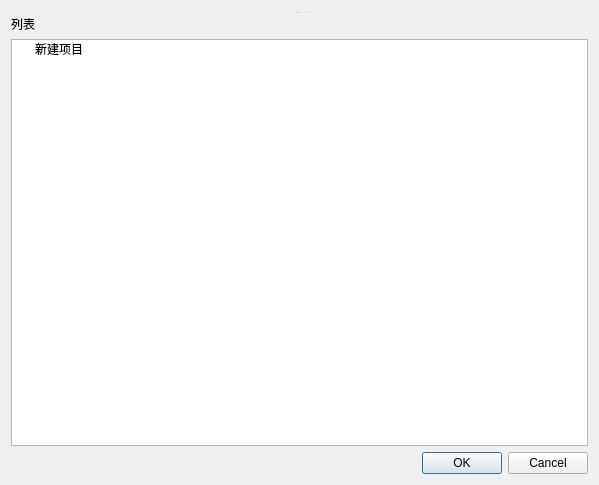
<?xml version="1.0" encoding="UTF-8"?>
<ui version="4.0">
 <class>MulFileDialog</class>
 <widget class="QDialog" name="MulFileDialog">
  <property name="geometry">
   <rect>
    <x>0</x>
    <y>0</y>
    <width>599</width>
    <height>485</height>
   </rect>
  </property>
  <property name="windowTitle">
   <string>Dialog</string>
  </property>
  <layout class="QVBoxLayout" name="verticalLayout_2">
   <item>
    <widget class="QSplitter" name="splitter">
     <property name="orientation">
      <enum>Qt::Vertical</enum>
     </property>
     <widget class="QWidget" name="widget" native="true">
      <layout class="QVBoxLayout" name="verticalLayout_3">
       <property name="leftMargin">
        <number>0</number>
       </property>
       <property name="topMargin">
        <number>0</number>
       </property>
       <property name="rightMargin">
        <number>0</number>
       </property>
       <property name="bottomMargin">
        <number>0</number>
       </property>
      </layout>
     </widget>
     <widget class="QWidget" name="layoutWidget">
      <layout class="QVBoxLayout" name="verticalLayout">
       <item>
        <widget class="QLabel" name="label">
         <property name="text">
          <string>列表</string>
         </property>
        </widget>
       </item>
       <item>
        <widget class="QTreeWidget" name="treeWidget">
         <property name="headerHidden">
          <bool>true</bool>
         </property>
         <attribute name="headerVisible">
          <bool>false</bool>
         </attribute>
         <column>
          <property name="text">
           <string>1</string>
          </property>
         </column>
         <column>
          <property name="text">
           <string>新建列</string>
          </property>
         </column>
         <column>
          <property name="text">
           <string>新建列</string>
          </property>
         </column>
         <item>
          <property name="text">
           <string>新建项目</string>
          </property>
          <property name="text">
           <string/>
          </property>
          <property name="text">
           <string/>
          </property>
         </item>
        </widget>
       </item>
       <item>
        <widget class="QDialogButtonBox" name="buttonBox">
         <property name="orientation">
          <enum>Qt::Horizontal</enum>
         </property>
         <property name="standardButtons">
          <set>QDialogButtonBox::Cancel|QDialogButtonBox::Ok</set>
         </property>
        </widget>
       </item>
      </layout>
     </widget>
    </widget>
   </item>
  </layout>
 </widget>
 <resources/>
 <connections>
  <connection>
   <sender>buttonBox</sender>
   <signal>accepted()</signal>
   <receiver>MulFileDialog</receiver>
   <slot>accept()</slot>
   <hints>
    <hint type="sourcelabel">
     <x>248</x>
     <y>254</y>
    </hint>
    <hint type="destinationlabel">
     <x>157</x>
     <y>274</y>
    </hint>
   </hints>
  </connection>
  <connection>
   <sender>buttonBox</sender>
   <signal>rejected()</signal>
   <receiver>MulFileDialog</receiver>
   <slot>reject()</slot>
   <hints>
    <hint type="sourcelabel">
     <x>316</x>
     <y>260</y>
    </hint>
    <hint type="destinationlabel">
     <x>286</x>
     <y>274</y>
    </hint>
   </hints>
  </connection>
 </connections>
</ui>
